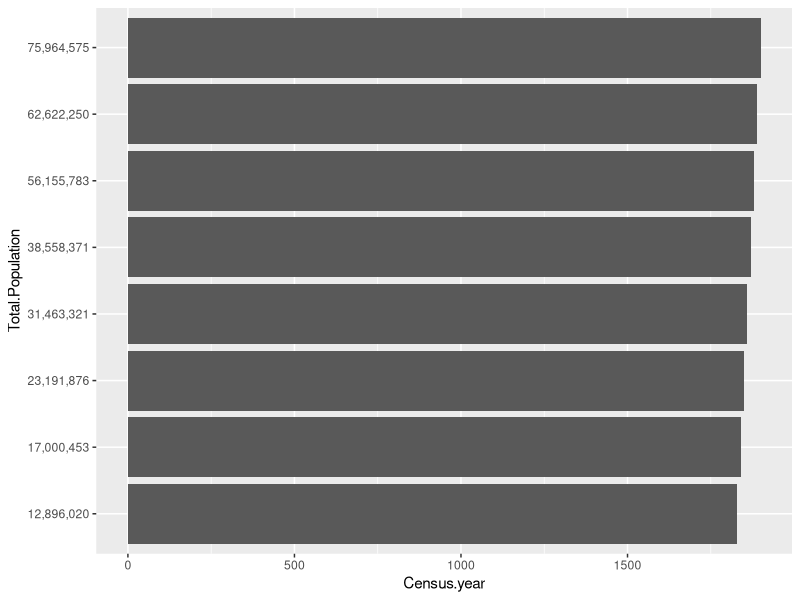
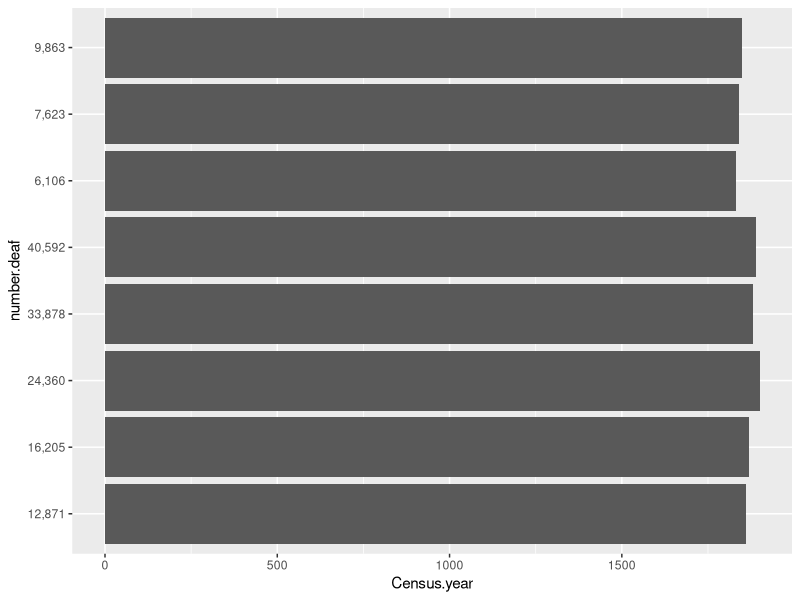

Write R code to recreate these figures, in order.
getwd()
setwd("/Users/JannelleLegg/Clio3/week5")
list.files()
install.packages("ggplot2")
library(ggplot2)


deaf <- read.csv("Number of deaf and dumb and the ratio per million of total population 1830-1900.csv")
dim(deaf)
head(deaf)
length(deaf)
deaf

ggplot(data=deaf,aes(x=Census.year,y=Total.Population)) + geom_bar(stat="identity")
#broken - doesn't show a comparison #

ggplot(data=deaf,aes(x=Census.year,y=number.deaf)) + geom_bar(stat="identity")
# broken - pulling number of deaf in order of column, not static)


